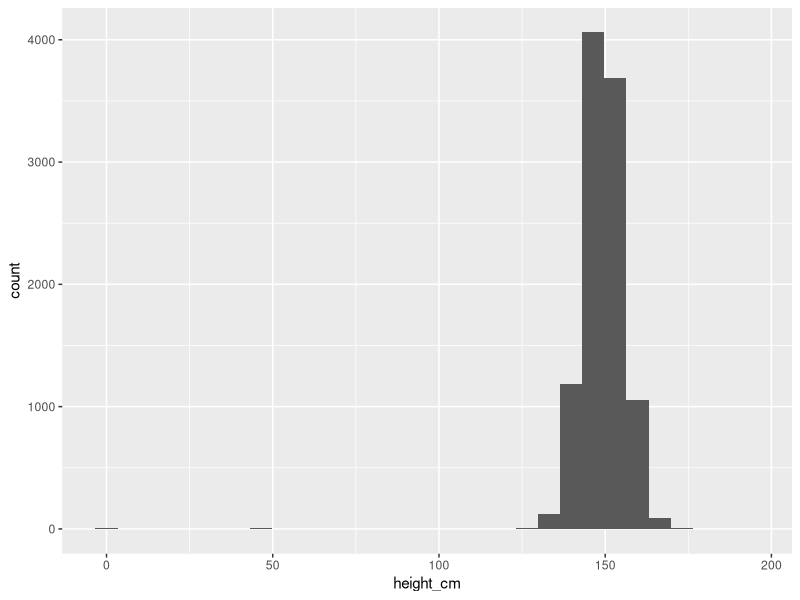
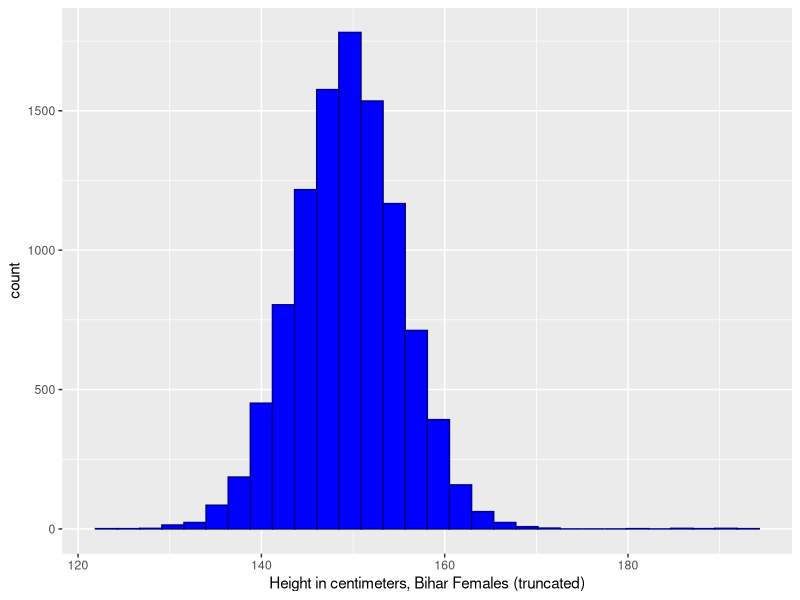
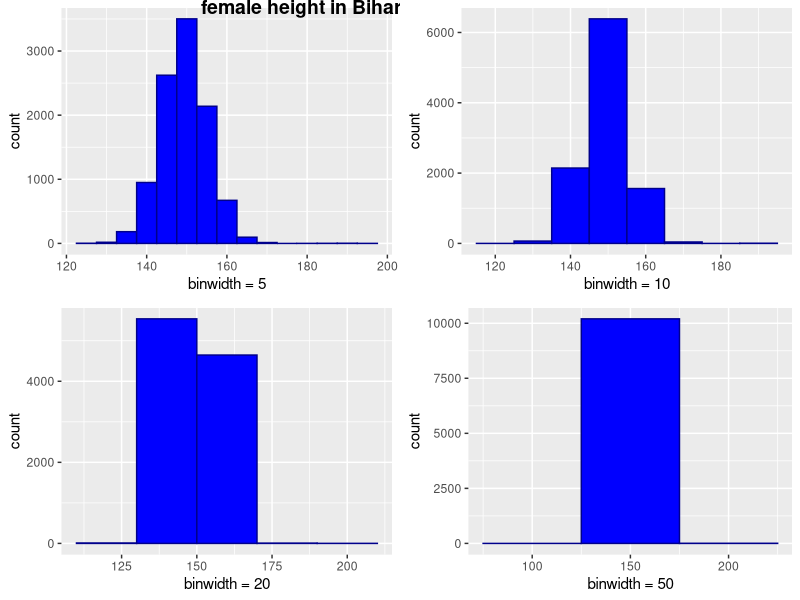
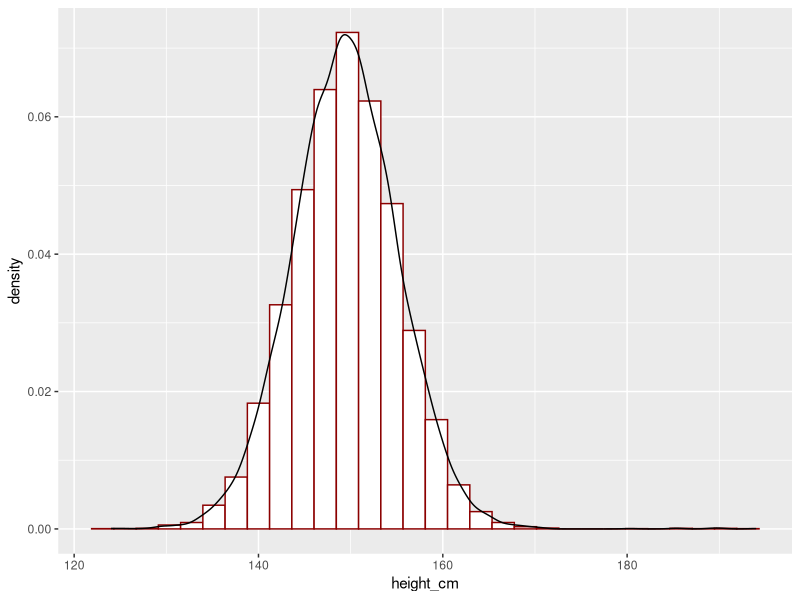
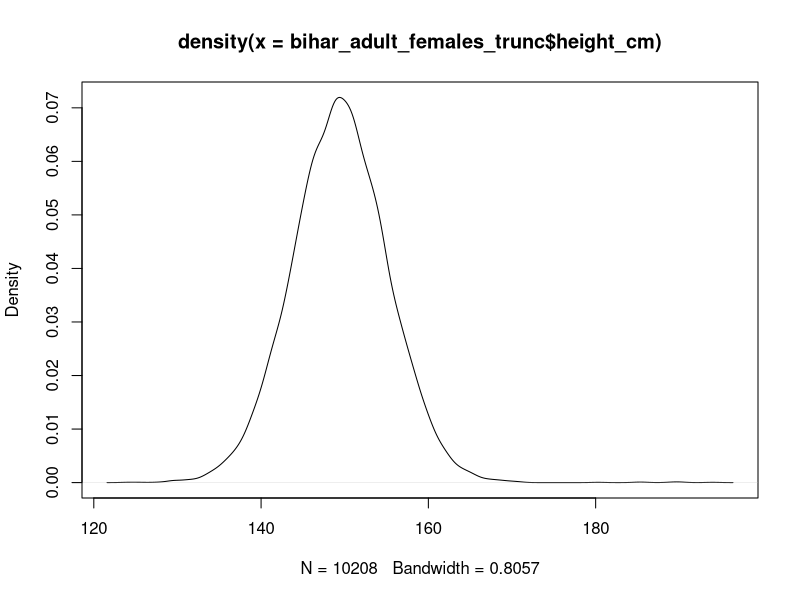

Reproduce these figures in R, in order.
## ---- chunk 1
library(ggplot2)
require(cowplot)
library(tidyverse)

bihar_data <- read_csv("./files/M3/Bihar.csv")

# keep the females
bihar_adult_females <- dplyr::filter(bihar_data, adult == 1, female == 1)

# take a look at our data
head(bihar_adult_females, 10)

# plot it
ggplot(bihar_adult_females, aes(height_cm)) + 
  geom_histogram()

# not very attractive, so lets tidy it up - there are some outliers close to 0 and 200 cm
bihar_adult_females_trunc <- dplyr::filter(bihar_adult_females, height_cm > 120, height_cm < 200)

# Plot again with colour and labels
ggplot(bihar_adult_females_trunc, aes(height_cm)) + 
  geom_histogram(fill = "blue", color = "darkblue") + 
  xlab("Height in centimeters, Bihar Females (truncated)")

## ---- chunk 2
Bihar1 <- ggplot(bihar_adult_females_trunc, aes(height_cm)) + 
  geom_histogram(fill = "blue",color = "darkblue", binwidth = 5) +
  xlab("binwidth = 5")

Bihar2 <- ggplot(bihar_adult_females_trunc, aes(height_cm)) + 
  geom_histogram(fill = "blue",color = "darkblue", binwidth = 10) +
  xlab("binwidth = 10")

Bihar3 <- ggplot(bihar_adult_females_trunc, aes(height_cm)) + 
  geom_histogram(fill = "blue",color = "darkblue", binwidth = 20) +
  xlab("binwidth = 20")

Bihar4 <- ggplot(bihar_adult_females_trunc, aes(height_cm)) + 
  geom_histogram(fill = "blue",color = "darkblue", binwidth = 50) +
  xlab("binwidth = 50")

plot_grid(Bihar1, Bihar2, Bihar3, Bihar4, labels="female height in Bihar", hjust = -1, vjust = 1)
# we could save the results to an image or a file using 
# ggsave("folder/bihargrid.pdf")
## ---- chunk 3
ggplot(bihar_adult_females_trunc, aes(height_cm)) + 
  geom_histogram(data = bihar_adult_females_trunc, aes(height_cm, ..density..), fill = "white", color = "darkred") +
  geom_density(kernel = "gaussian", aes(height_cm))
## ---- chunk 4
kde = density(bihar_adult_females_trunc$height_cm)
plot(kde)
